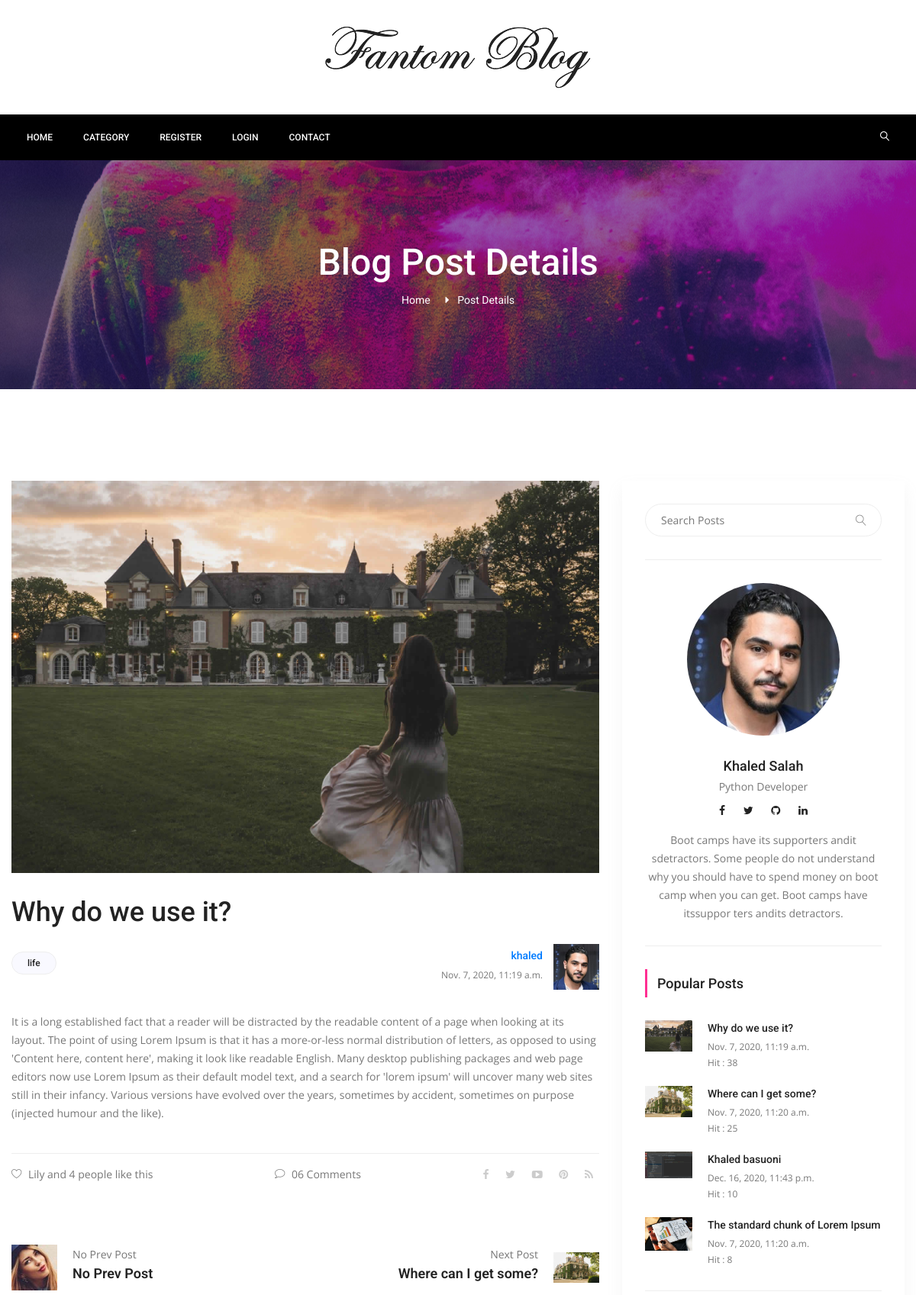
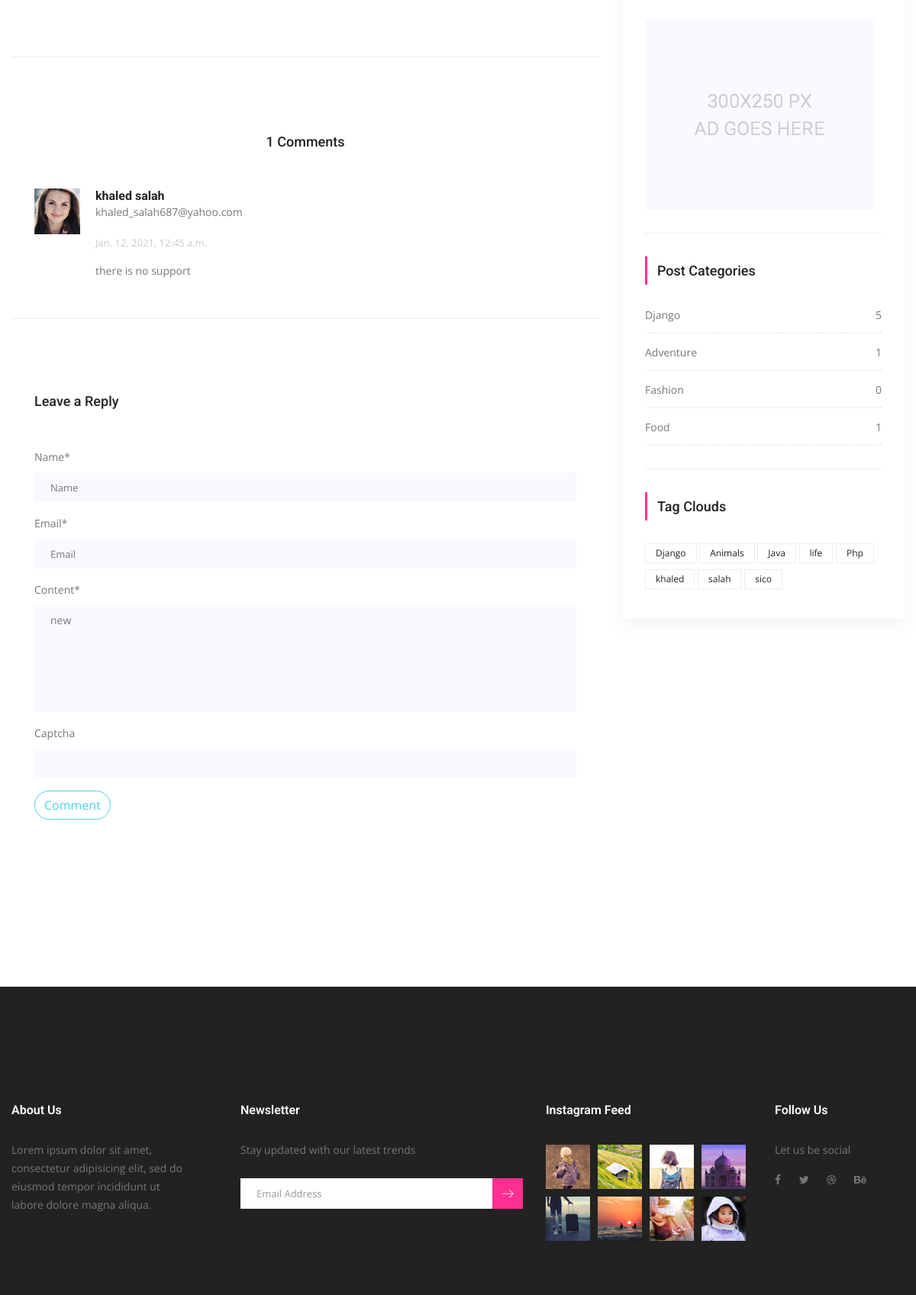
/detail/2/why-do-we-use-it (upper part), run on the app's committed database (2 pictures, top to bottom).
### posts/models.py (models this page shows, shortened)
class Post(models.Model):
    title = models.CharField(max_length=150)
    content = models.TextField()
    publishing_date = models.DateTimeField(auto_now_add=True)
    image = models.ImageField(blank=True, null=True, upload_to='uploads/')
    user = models.ForeignKey(settings.AUTH_USER_MODEL, on_delete=models.CASCADE)
    slug = models.SlugField(default='slug', editable=False)
    category = models.ForeignKey(Category, on_delete=models.CASCADE, default=1, related_name='posts')
    tag = models.ManyToManyField(Tag, related_name='posts', blank=True)
    slider_post = models.BooleanField(default=False)
    hit = models.PositiveIntegerField(default=0)
    def comment_count(self):
        return self.comments.all().count()

class Tag(models.Model):
    title = models.CharField(max_length=150)
    slug = models.SlugField(editable=False)

class Comments(models.Model):
    posts = models.ForeignKey(Post, on_delete=models.CASCADE, related_name='comments')
    name = models.CharField(max_length=100)
    email = models.EmailField()
    content = models.TextField(default='new')
    publishing_date = models.DateTimeField(auto_now_add=True)

class Category(models.Model):
    title = models.CharField(max_length=150)
    slug = models.SlugField(default='slug', editable=False)
    def post_count(self):
        return self.posts.all().count()

### posts/views.py (the view, shortened to what this page needs)
# urls.py: path('detail/<int:pk>/<slug:slug>', PostDetail.as_view(), name='detail'),
class PostDetail(DetailView, FormMixin):
    template_name = 'posts/detail.html'
    model = Post
    context_object_name = 'single'
    form_class = CreateCommentForm
    def get(self, request, *args, **kwargs):
        self.object = self.get_object()
        self.hit = Post.objects.filter(id=self.kwargs['pk']).update(hit=self.object.hit + 1)
        return super(PostDetail, self).get(request, *args, **kwargs)
    def get_context_data(self, *, object_list=None, **kwargs):
        context = super(PostDetail, self).get_context_data(**kwargs)
        context['previous'] = Post.objects.filter(id__lt=self.kwargs['pk']).order_by('-pk').first()
        context['next'] = Post.objects.filter(id__gt=self.kwargs['pk']).order_by('pk').first()
        context['form'] = self.get_form()
        return context

### posts/forms.py
class CreateCommentForm(forms.ModelForm):
    captcha = ReCaptchaField()
    def __init__(self, *args, **kwargs):
        super(CreateCommentForm, self).__init__(*args, **kwargs)
        self.helper = FormHelper()
        self.helper.form_method = 'post'
        self.helper.layout = Layout(
            Field('name', css_class='form-control', placeholder='Name'),
            Field('email', css_class='form-control', placeholder='Email'),
            Field('content', css_class='form-control mb-10', placeholder='Content'),
            Field('captcha'),
        )
        self.helper.add_input(Submit('submit', 'Comment', css_class='primary-btn submit-btn success-border circle'))
    class Meta:
        model = Comments
        fields = [
            'name',
            'email',
            'content',
        ]

### posts/templatetags/custom_tags.py (called while the page is built)
@register.simple_tag(name="categories")
def all_categories():
    return Category.objects.all()

@register.simple_tag(name='tags')
def all_tags():
    return Tag.objects.all()

@register.simple_tag(name='hit_posts')
def hit_posts():
    return Post.objects.order_by('-hit')[:4]

### templates/posts/detail.html (shortened to what this page needs)
{% extends 'base.html' %}
{% load static %}
{% load crispy_forms_tags %}
{% block content%}
<section class="banner_area">
    <div class="banner_inner d-flex align-items-center">
        <div class="overlay bg-parallax" data-stellar-ratio="0.9" data-stellar-vertical-offset="0"
             data-background=""></div>
        <div class="container">
            <div class="banner_content text-center">
                <h2>Blog Post Details</h2>
                <div class="page_link">
                    <a href="{% url 'index' %}">Home</a>
                    <a href="#">Post Details</a>
                </div>
            </div>
        </div>
    </div>
</section>
<section class="blog_area p_120 single-post-area">
    <div class="container">
        <div class="row">
            <div class="col-lg-8">
                <div class="main_blog_details">
                    <img class="img-fluid" src="{{ single.image.url }}" alt="">
                    <a href="#"><h4>{{single.title}}</h4></a>
                    <div class="user_details">
                        <div class="float-left">
                            {% for tag in single.tag.all %}
                            <a class="cat" href="{% url 'tag_detail' slug=tag.slug %}">{{ tag.title }}</a>
                            {% endfor %}
                        </div>
                        <div class="float-right">
                            <div class="media">
                                <div class="media-body">
                                    <h5><a href="{% url 'users:user-posts' pk=single.user.pk %}">{{ single.user.username }}</a></h5>
                                    <p>{{ single.publishing_date }}</p>
                                </div>
                                <div class="d-flex">
                                    <img width='60px' height="60px" src="{% static 'img/blog/khaled.jpeg' %}" alt="">
                                </div>
                            </div>
                        </div>
                    </div>
                    <p>{{single.content}}</p>
                    <div class="news_d_footer">
                        <a href="#"><i class="lnr lnr lnr-heart"></i>Lily and 4 people like this</a>
                        <a class="justify-content-center ml-auto" href="#"><i class="lnr lnr lnr-bubble"></i>06 Comments</a>
                        <div class="news_socail ml-auto">
                            <a href="#"><i class="fa fa-facebook"></i></a>
                            <a href="#"><i class="fa fa-twitter"></i></a>
                            <a href="#"><i class="fa fa-youtube-play"></i></a>
                            <a href="#"><i class="fa fa-pinterest"></i></a>
                            <a href="#"><i class="fa fa-rss"></i></a>
                        </div>
                    </div>
                </div>
                <div class="navigation-area">
                    <div class="row">
                        {% if previous %}
                        <div class="col-lg-6 col-md-6 col-12 nav-left flex-row d-flex justify-content-start align-items-center">
                            <div class="thumb">
                                <a href="{% url 'detail' pk=previous.pk slug=previous.slug %}"><img class="img-fluid"
                                                                                                    width="60px%"
                                                                                                    height="60px"
                                                                                                    src="{{ previous.image.url }}"
                                                                                                    alt=""></a>
                            </div>
                            <div class="arrow">
                                <a href="#"><span class="lnr text-white lnr-arrow-left"></span></a>
                            </div>
                            <div class="detials">
                                <p>Prev Post</p>
                                <a href="{% url 'detail' pk=previous.pk slug=previous.slug %}"><h4>{{
                                    previous.title}}</h4></a>
                            </div>
                        </div>
                        {% else %}
                        <div class="col-lg-6 col-md-6 col-12 nav-left flex-row d-flex justify-content-start align-items-center">
                            <div class="thumb">
                                <a href="#"><img class="img-fluid" src="{% static 'img/blog/prev.jpg' %}" alt=""></a>
                            </div>
                            <div class="arrow">
                                <a href="#"></a>
                            </div>
                            <div class="detials">
                                <p>No Prev Post</p>
                                <a href="#"><h4>No Prev Post</h4></a>
                            </div>
                        </div>
                        {% endif %}
                        {% if next %}
                        <div class="col-lg-6 col-md-6 col-12 nav-right flex-row d-flex justify-content-end align-items-center">
                            <div class="detials">
                                <p>Next Post</p>
                                <a href="{% url 'detail' pk=next.pk slug=next.slug %}"><h4>{{ next.title}}</h4>
                                </a>
                            </div>
                            <div class="arrow">
                                <a href="#"></a>
                            </div>
                            <div class="thumb">
                                <a href="{% url 'detail' pk=next.pk slug=next.slug %}"><img class="img-fluid"
                                                                                            width="60px" height="60px"
                                                                                            src="{{ next.image.url }}"
                                                                                            alt=""></a>
                            </div>
                        </div>
                        {% endif %}
                    </div>
                </div>
                <div class="comments-area">
                    <h4>{{ single.comment_count }} Comments</h4>
                    {% for comment in single.comments.all %}
                    <div class="comment-list">
                        <div class="single-comment justify-content-between d-flex">
                            <div class="user justify-content-between d-flex">
                                <div class="thumb">
                                    <img src="{% static 'img/blog/c1.jpg'%}" alt="">
                                </div>
                                <div class="desc">
                                    <h5><a href="#">{{ comment.name }}</a></h5>
                                    <p href="#">{{ comment.email }}</p>
                                    <p class="date">{{ comment.publishing_date }}</p>
                                    <p class="comment">
                                        {{ comment.content }}
                                    </p>
                                </div>
                            </div>
                        </div>
                    </div>
                    {% endfor %}
                </div>
                <div class="comment-form">
                    <h4>Leave a Reply</h4>
                    {% crispy form %}
                </div>
            </div>
            {% include 'right-side.html' %}
        </div>
    </div>
</section>
{% endblock %}

### templates/right-side.html
{% load static %}
{% load custom_tags %}
<div class="col-lg-4">
    <div class="blog_right_sidebar">
        <aside class="single_sidebar_widget search_widget">
            <form action="{% url 'search' %}" method="get">
                <div class="input-group">
                    <input type="text" class="form-control" placeholder="Search Posts" name="q">
                    <span class="input-group-btn">
                    <button class="btn btn-default" type="button"><i class="lnr lnr-magnifier"></i></button>
                    </span>
                </div>
            </form>
            <div class="br"></div>
        </aside>
        <aside class="single_sidebar_widget author_widget">
            <img class="author_img rounded-circle" src="{% static 'img/blog/khaled.jpeg' %}" alt="">
            <h4>Khaled Salah</h4>
            <p>Python Developer </p>
            <div class="social_icon">
                <a target="_blank" href="https://www.facebook.com/khaled.salah.5283/"><i class="fa fa-facebook"></i></a>
                <a target="_blank" href="https://twitter.com/Khaledbasuoni"><i class="fa fa-twitter"></i></a>
                <a target="_blank" href="https://github.com/khaled-salah"><i class="fa fa-github"></i></a>
                <a target="_blank" href="https://www.linkedin.com/in/k-salah/"><i class="fa fa-linkedin"></i></a>
            </div>
            <p>Boot camps have its supporters andit sdetractors. Some people do not understand why you should have to
                spend money on boot camp when you can get. Boot camps have itssuppor ters andits detractors.</p>
            <div class="br"></div>
        </aside>
        <aside class="single_sidebar_widget popular_post_widget">
            <h3 class="widget_title">Popular Posts</h3>
            {% hit_posts as hit_posts %}
            {% for hit_post in hit_posts %}
            <div class="media post_item">
                <img src="{{ hit_post.image.url }}" width="20%" height="15%" alt="post">
                <div class="media-body">
                    <a href="{% url 'detail' pk=hit_post.pk slug=hit_post.slug %}"><h3>{{ hit_post.title }}</h3></a>
                    <p>{{ hit_post.publishing_date }}</p>
                    <p>Hit : {{ hit_post.hit }}</p>
                </div>
            </div>
            {% endfor %}
            <div class="br"></div>
        </aside>
        <aside class="single_sidebar_widget">
            <a href="#"><img class="img-fluid" src="{% static 'img/blog/add.jpg' %}" alt=""></a>
            <div class="br"></div>
        </aside>
        <aside class="single_sidebar_widget post_category_widget">
            <h4 class="widget_title">Post Categories</h4>
            <ul class="list cat-list">
                {% categories as categories %}
                {% for category in categories %}
                <li>
                    <a href="{% url 'category-detail' pk=category.pk slug=category.slug %}"
                       class="d-flex justify-content-between">
                        <p>{{ category.title }}</p>
                        <p>{{ category.post_count }}</p>
                    </a>
                </li>
                {% endfor %}
            </ul>
            <div class="br"></div>
        </aside>
        <aside class="single-sidebar-widget tag_cloud_widget">
            <h4 class="widget_title">Tag Clouds</h4>
            <ul class="list">
                {% tags as tags %}
                {% for tag in tags %}
                <li><a href="{% url 'tag_detail' slug=tag.slug%}">{{ tag.title }}</a></li>
                {% endfor %}
            </ul>
        </aside>
    </div>
</div>

### data on the page
Post: image (picture), title "Why do we use it?", user.username "khaled", publishing_date "Nov. 7, 2020, 11:19 a.m.", content "It is a long established fact that a reader will be distracted by the readable content of a page when looking at its layout. The point of using Lorem Ipsum is that it has a more-or-less normal distribution of letters, as opposed to using 'Content here, content here', making it look like readable English. Many desktop publishing packages and web page editors now use Lorem Ipsum as their default model text, and a search for 'lorem ipsum' will uncover many web sites still in their infancy. Various versions have evolved over the years, sometimes by accident, sometimes on purpose (injected humour and the like).", comment_count "1", hit "38"
Tag: title "life"
Post: title "Where can I get some?", image (picture), publishing_date "Nov. 7, 2020, 11:20 a.m.", hit "25"
Comments: name "khaled salah", email "khaled_salah687@yahoo.com", publishing_date "Jan. 12, 2021, 12:45 a.m.", content "there is no support"
Post: image (picture), title "Khaled basuoni", publishing_date "Dec. 16, 2020, 11:43 p.m.", hit "10"
Post: image (picture), title "The standard chunk of Lorem Ipsum", publishing_date "Nov. 7, 2020, 11:20 a.m.", hit "8"
Category: title "Django", post_count "5"
Category: title "Adventure", post_count "1"
Category: title "Fashion", post_count "0"
Category: title "Food", post_count "1"
Tag: title "Django"
Tag: title "Animals"
Tag: title "Java"
Tag: title "Php"
Tag: title "khaled"
Tag: title "salah"
Tag: title "sico"
